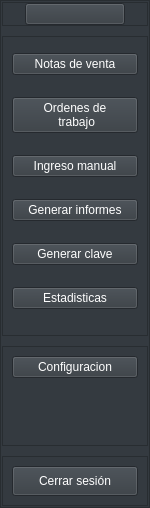
     <widget class="QFrame" name="left_menu_container">
      <property name="enabled">
       <bool>true</bool>
      </property>
      <property name="minimumSize">
       <size>
        <width>0</width>
        <height>0</height>
       </size>
      </property>
      <property name="maximumSize">
       <size>
        <width>150</width>
        <height>16777215</height>
       </size>
      </property>
      <property name="styleSheet">
       <string notr="true">*{
	/*background: qlineargradient( x1:0 y1:0, x2:1 y2:0, stop:0 #000000, stop:1 #999966);*/
 background: rgb(52,58,64);
 color: white;
}
QPushButton:hover{
	background-color: #9c9e96
}

</string>
      </property>
      <property name="frameShape">
       <enum>QFrame::StyledPanel</enum>
      </property>
      <property name="frameShadow">
       <enum>QFrame::Raised</enum>
      </property>
      <layout class="QVBoxLayout" name="verticalLayout_2">
       <property name="spacing">
        <number>10</number>
       </property>
       <property name="leftMargin">
        <number>1</number>
       </property>
       <property name="topMargin">
        <number>1</number>
       </property>
       <property name="rightMargin">
        <number>1</number>
       </property>
       <property name="bottomMargin">
        <number>1</number>
       </property>
       <item>
        <widget class="QFrame" name="arriba">
         <property name="maximumSize">
          <size>
           <width>150</width>
           <height>100</height>
          </size>
         </property>
         <property name="styleSheet">
          <string notr="true"/>
         </property>
         <property name="frameShape">
          <enum>QFrame::StyledPanel</enum>
         </property>
         <property name="frameShadow">
          <enum>QFrame::Raised</enum>
         </property>
         <layout class="QHBoxLayout" name="horizontalLayout_10">
          <property name="spacing">
           <number>2</number>
          </property>
          <property name="leftMargin">
           <number>0</number>
          </property>
          <property name="topMargin">
           <number>0</number>
          </property>
          <property name="rightMargin">
           <number>0</number>
          </property>
          <property name="bottomMargin">
           <number>0</number>
          </property>
          <item>
           <widget class="QPushButton" name="btn_menu">
            <property name="maximumSize">
             <size>
              <width>100</width>
              <height>100</height>
             </size>
            </property>
            <property name="styleSheet">
             <string notr="true"/>
            </property>
            <property name="text">
             <string notr="true"/>
            </property>
            <property name="iconSize">
             <size>
              <width>70</width>
              <height>70</height>
             </size>
            </property>
           </widget>
          </item>
         </layout>
        </widget>
       </item>
       <item>
        <widget class="QFrame" name="medio">
         <property name="sizePolicy">
          <sizepolicy hsizetype="Preferred" vsizetype="Preferred">
           <horstretch>0</horstretch>
           <verstretch>0</verstretch>
          </sizepolicy>
         </property>
         <property name="minimumSize">
          <size>
           <width>0</width>
           <height>300</height>
          </size>
         </property>
         <property name="styleSheet">
          <string notr="true">QPushButton{
/*border: transparent;
background: qlineargradient( x1:0 y1:0, x2:1 y2:0, stop:0 #00cc00, stop:1 #003300);*/
}</string>
         </property>
         <property name="frameShape">
          <enum>QFrame::StyledPanel</enum>
         </property>
         <property name="frameShadow">
          <enum>QFrame::Raised</enum>
         </property>
         <layout class="QVBoxLayout" name="verticalLayout_3">
          <property name="topMargin">
           <number>0</number>
          </property>
          <item>
           <widget class="QPushButton" name="btn_buscar">
            <property name="styleSheet">
             <string notr="true"/>
            </property>
            <property name="text">
             <string>Notas de venta</string>
            </property>
            <property name="iconSize">
             <size>
              <width>40</width>
              <height>40</height>
             </size>
            </property>
           </widget>
          </item>
          <item>
           <widget class="QPushButton" name="btn_modificar">
            <property name="text">
             <string>Ordenes de 
 trabajo</string>
            </property>
            <property name="iconSize">
             <size>
              <width>40</width>
              <height>40</height>
             </size>
            </property>
           </widget>
          </item>
          <item>
           <widget class="QPushButton" name="btn_orden_manual">
            <property name="text">
             <string>Ingreso manual</string>
            </property>
            <property name="iconSize">
             <size>
              <width>40</width>
              <height>40</height>
             </size>
            </property>
           </widget>
          </item>
          <item>
           <widget class="QPushButton" name="btn_informe">
            <property name="text">
             <string>Generar informes</string>
            </property>
            <property name="iconSize">
             <size>
              <width>40</width>
              <height>40</height>
             </size>
            </property>
           </widget>
          </item>
          <item>
           <widget class="QPushButton" name="btn_generar_clave">
            <property name="text">
             <string>Generar clave</string>
            </property>
            <property name="iconSize">
             <size>
              <width>40</width>
              <height>40</height>
             </size>
            </property>
           </widget>
          </item>
          <item>
           <widget class="QPushButton" name="btn_estadisticas">
            <property name="text">
             <string>Estadisticas</string>
            </property>
            <property name="iconSize">
             <size>
              <width>40</width>
              <height>40</height>
             </size>
            </property>
           </widget>
          </item>
         </layout>
        </widget>
       </item>
       <item>
        <widget class="QFrame" name="frame_5">
         <property name="sizePolicy">
          <sizepolicy hsizetype="Preferred" vsizetype="Minimum">
           <horstretch>0</horstretch>
           <verstretch>0</verstretch>
          </sizepolicy>
         </property>
         <property name="minimumSize">
          <size>
           <width>0</width>
           <height>100</height>
          </size>
         </property>
         <property name="maximumSize">
          <size>
           <width>16777215</width>
           <height>120</height>
          </size>
         </property>
         <property name="frameShape">
          <enum>QFrame::StyledPanel</enum>
         </property>
         <property name="frameShadow">
          <enum>QFrame::Raised</enum>
         </property>
         <layout class="QVBoxLayout" name="verticalLayout_21">
          <item>
           <widget class="QPushButton" name="btn_configuracion">
            <property name="text">
             <string>Configuracion</string>
            </property>
            <property name="iconSize">
             <size>
              <width>30</width>
              <height>30</height>
             </size>
            </property>
           </widget>
          </item>
          <item>
           <widget class="QLabel" name="logo">
            <property name="maximumSize">
             <size>
              <width>19999</width>
              <height>19999</height>
             </size>
            </property>
            <property name="styleSheet">
             <string notr="true"/>
            </property>
            <property name="text">
             <string/>
            </property>
            <property name="scaledContents">
             <bool>true</bool>
            </property>
           </widget>
          </item>
         </layout>
        </widget>
       </item>
       <item alignment="Qt::AlignBottom">
        <widget class="QFrame" name="abajo">
         <property name="styleSheet">
          <string notr="true"/>
         </property>
         <property name="frameShape">
          <enum>QFrame::StyledPanel</enum>
         </property>
         <property name="frameShadow">
          <enum>QFrame::Raised</enum>
         </property>
         <layout class="QVBoxLayout" name="verticalLayout_4">
          <item>
           <widget class="QPushButton" name="btn_atras">
            <property name="minimumSize">
             <size>
              <width>0</width>
              <height>30</height>
             </size>
            </property>
            <property name="maximumSize">
             <size>
              <width>16777215</width>
              <height>30</height>
             </size>
            </property>
            <property name="text">
             <string>Cerrar sesión</string>
            </property>
            <property name="iconSize">
             <size>
              <width>30</width>
              <height>30</height>
             </size>
            </property>
           </widget>
          </item>
         </layout>
        </widget>
       </item>
      </layout>
     </widget>
